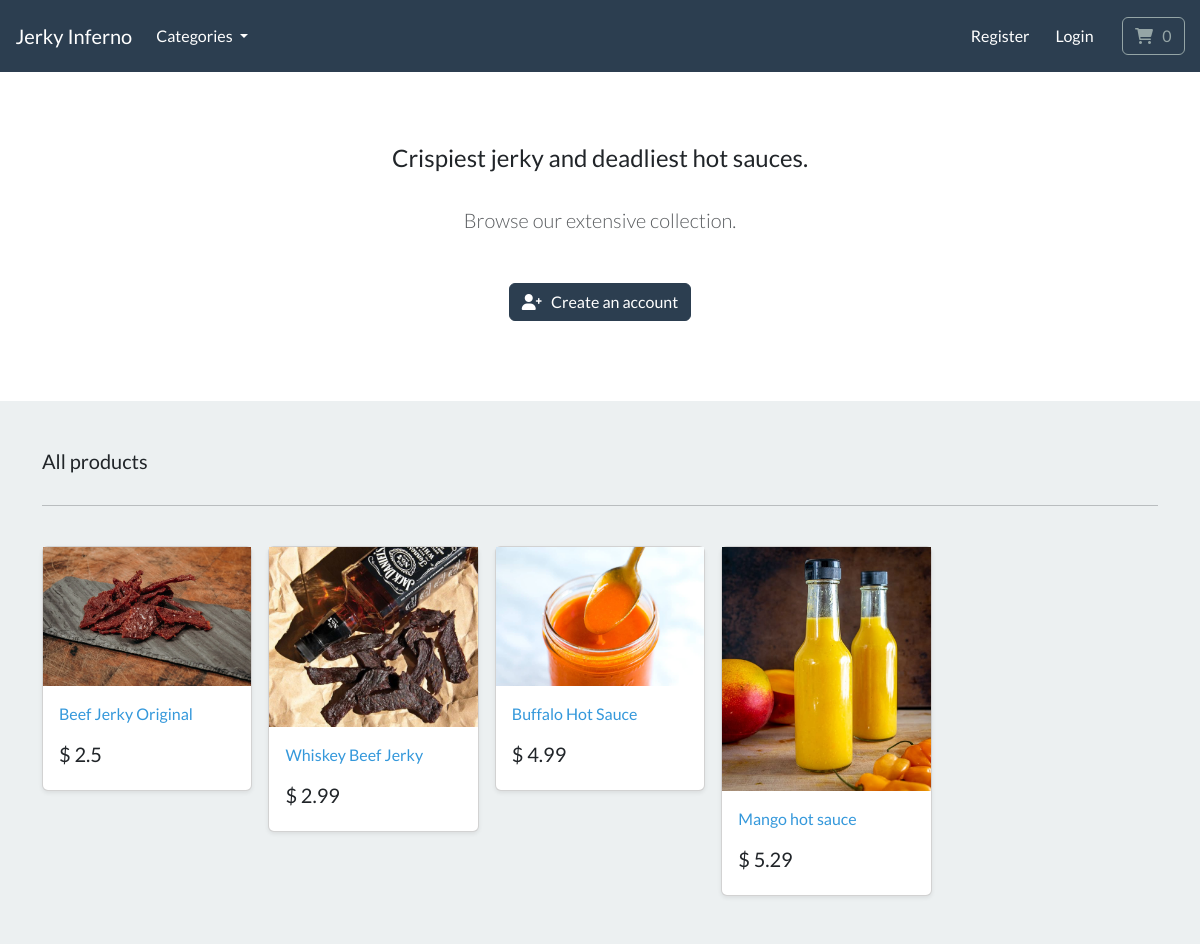
The page / on the database its author committed.
### store/models.py (models this page shows, shortened)
class Product(models.Model):
    category = models.ForeignKey(Category, related_name='product', on_delete=models.CASCADE, null=True)
    name = models.CharField(max_length=255)
    description = models.TextField(blank=True) #for optional information
    slug = models.SlugField(max_length=255)
    price = models.FloatField()
    stock = models.IntegerField()
    image = models.ImageField(upload_to="images/", blank=True)
    class Meta:
        verbose_name_plural = "Products"  # defining the plural model name
    def get_absolute_url(self):
        return reverse("product-info", args=[self.slug])

### store/views.py (the view)
# urls.py: path('', include('store.urls')),
def store(request):
    all_products = Product.objects.all()
    context = {'my_products': all_products}
    return render(request, 'store/store.html', context=context)

### cart/cart.py (called while the page is built)
    def __len__(self):
        return sum(item['qty'] for item in self.cart.values())

### cart/context_processors.py (called while the page is built)
def cart(request):
    return {'cart': Cart(request)}

### store/models.py (called while the page is built)
    def get_absolute_url(self):
        return reverse("list-category", args=[self.slug])

### store/views.py (called while the page is built)
def categories(request):
    all_categories = Category.objects.all()
    return {'all_categories':all_categories}

### store/templates/store/store.html
{% extends "./base.html" %}
{% load static %}
{% block content %}
    <section class="py-4 text-center container">
        <div class="row py-lg-5">
            <div class="col-lg-6 col-md-8 mx-auto">
                <h4> Crispiest jerky and deadliest hot sauces. </h4>
                <br>
                <p class="lead text-muted">
                Browse our extensive collection.
                </p>
                <br>
                <a href="{% url 'register' %}" class="btn btn-primary my-2"> <i class="fa-solid fa-user-plus"></i> &nbsp; Create an account </a>
            </div>
        </div>
    </section>
    <div class="album py-5 bg-light">
        <div class="container">
          <div class="pb-3 h5"> All products </div>
          <hr>
          <br>
          <div class="row row-cols-1 row-cols-sm-2 row-cols-md-5 g-3">
              {% for product in my_products %}
                <div class="col">
                  <div class="card shadow-sm">
                    <img class="img-fluid" alt="Responsive image" src="{{ product.image.url }}">
                    <div class="card-body">
                      <p class="card-text">
                        <a class="text-info text-decoration-none" href="{{ product.get_absolute_url }}">{{ product.name | capfirst }}</a>
                      </p>
                      <div class="d-flex justify-content-between align-items-center">
                        <h5> $ {{ product.price }}</h5>
                      </div>
                    </div>
                  </div>
                </div>
                  {% endfor %}
          </div>
        </div>
      </div>
{% endblock %}

### rows shown on the page
Product: image (picture), name "Beef Jerky Original", price "2.5"
Product: image (picture), name "Whiskey Beef Jerky", price "2.99"
Product: image (picture), name "Buffalo Hot Sauce", price "4.99"
Product: image (picture), name "Mango hot sauce", price "5.29"
